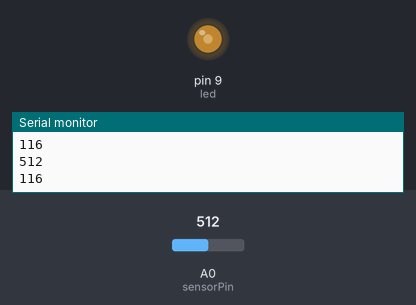
A sketch run on a simulated Arduino Uno, built with avr-gcc and run on an emulated ATmega328P. On the bench: output pins drawn as LEDs (lit = HIGH), the last lines printed to the serial monitor. The test bench sets the inputs (shaded band); at power-on: A0 (sensorPin) = 512.

Above: at 1.3 s.
1.4 s: A0 (sensorPin) set to 716
At 2.6 s:
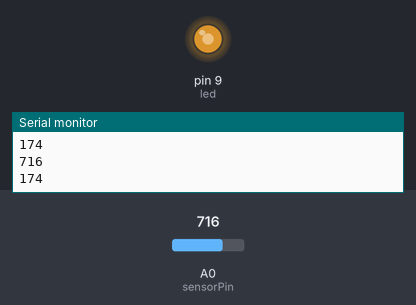
3.0 s: A0 (sensorPin) set to 900
At 3.8 s:
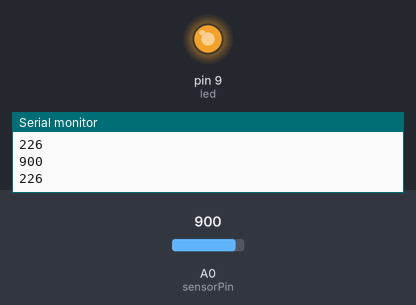
4.5 s: A0 (sensorPin) set to 306
At 5.0 s:
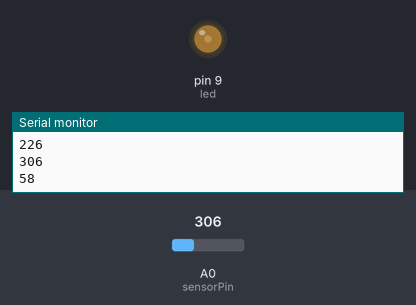
6.0 s: A0 (sensorPin) set to 511
At 7.4 s:
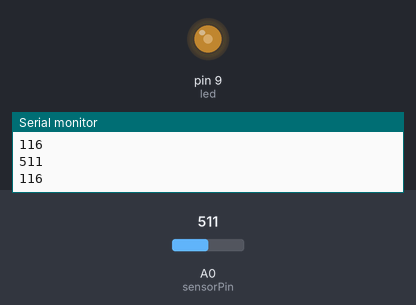
Timing chart, 0 to 8.5 s (numbered marks = the images above; inputs shaded):
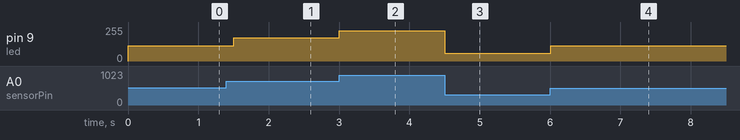

Measured:
- after the input at 1.4 s, pin 9 (led): 116/255 → 174/255 after 0.10 s
- after the input at 3.0 s, pin 9 (led): 174/255 → 226/255 at once
- after the input at 4.5 s, pin 9 (led): 226/255 → 58/255 at once
- after the input at 6.0 s, pin 9 (led): 58/255 → 116/255 at once

The sketch:

lightpmw.ino
```cpp
int sensorPin = A0;
int led=9;

void setup() {
Serial.begin(9600);

}

void loop() {int sensorValue,y;
  // read the value from the sensor:
  sensorValue = analogRead(sensorPin);
  Serial.println(sensorValue);
  y=sensorValue;
  y=map(y,100,1000,0,255);
  Serial.println(y);
  analogWrite(led,y);
  delay(500);
}
```
